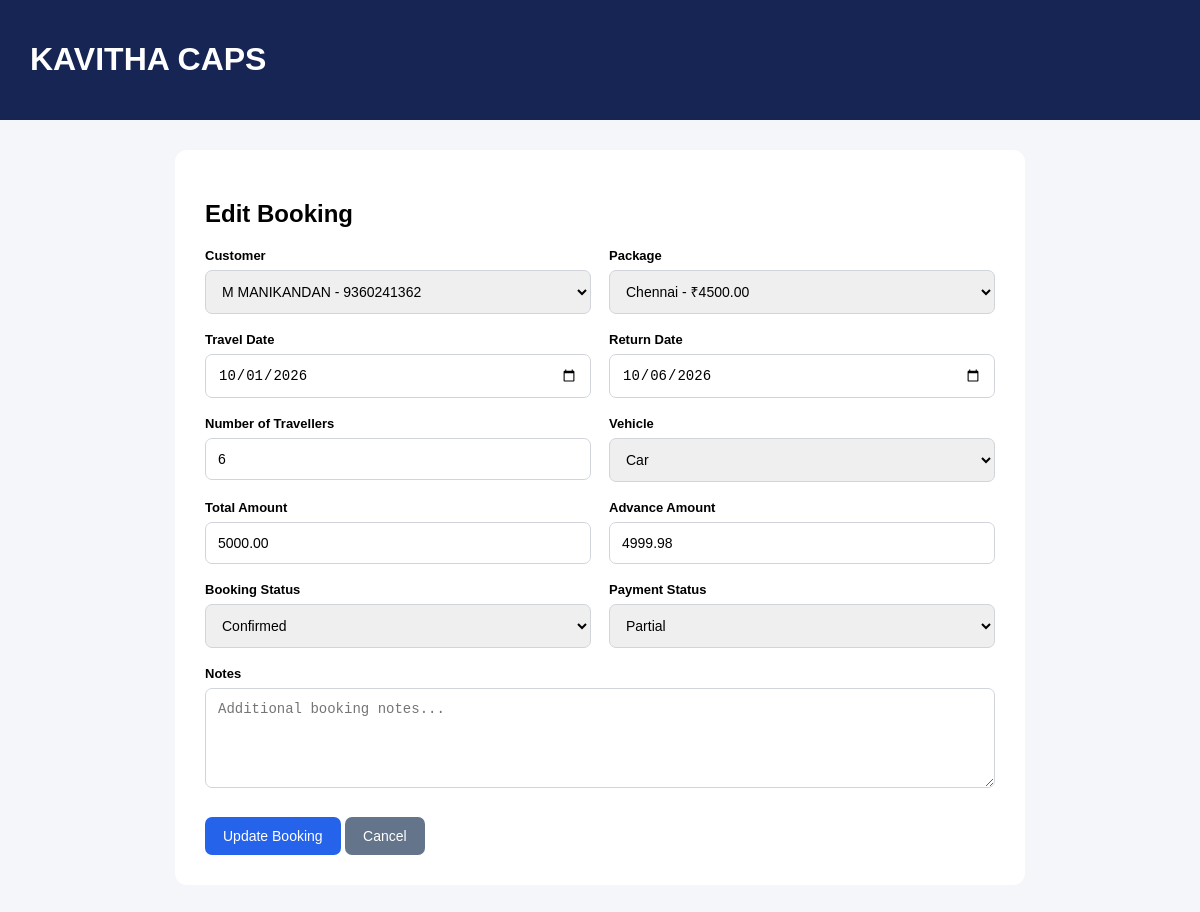
The app's page /erp/bookings/edit/1/ with its own data.
### travel_erp/models.py (models this page shows, shortened)
class Booking(models.Model):
    STATUS_CHOICES = [
        ('Pending', 'Pending'),
        ('Confirmed', 'Confirmed'),
        ('Cancelled', 'Cancelled'),
        ('Completed', 'Completed'),
    ]
    PAYMENT_CHOICES = [
        ('Pending', 'Pending'),
        ('Partial', 'Partial'),
        ('Paid', 'Paid'),
    ]
    customer = models.ForeignKey(
        Customer,
        on_delete=models.CASCADE,
        related_name='bookings'
    )
    package = models.ForeignKey(
        Package,
        on_delete=models.SET_NULL,
        null=True,
        blank=True,
        related_name='bookings'
    )
    travel_date = models.DateField()
    return_date = models.DateField(
        null=True,
        blank=True
    )
    travellers = models.PositiveIntegerField(default=1)
    vehicle = models.CharField(
        max_length=50,
        choices=[
            ('Car', 'Car'),
            ('Tempo Traveller', 'Tempo Traveller'),
            ('Tourist Bus', 'Tourist Bus'),
        ]
    )
    total_amount = models.DecimalField(
        max_digits=10,
        decimal_places=2,
        default=0
    )
    advance_amount = models.DecimalField(
        max_digits=10,
        decimal_places=2,
        default=0
    )
    balance_amount = models.DecimalField(
        max_digits=10,
        decimal_places=2,
        default=0
    )
    booking_status = models.CharField(
        max_length=20,
        choices=STATUS_CHOICES,
        default='Pending'
    )
    payment_status = models.CharField(
        max_length=20,
        choices=PAYMENT_CHOICES,
        default='Pending'
    )
    notes = models.TextField(blank=True)
    created_at = models.DateTimeField(auto_now_add=True)

class Customer(models.Model):
    name = models.CharField(max_length=100)
    phone = models.CharField(max_length=15)
    email = models.EmailField(blank=True)
    address = models.TextField(blank=True)
    created_at = models.DateTimeField(auto_now_add=True)

### packages/models.py (models this page shows, shortened)
class Package(models.Model):
    name = models.CharField(max_length=100)
    location = models.CharField(max_length=100)
    description = models.TextField()
    price = models.DecimalField(max_digits=10, decimal_places=2)
    duration = models.CharField(max_length=50)
    image = models.ImageField(
        upload_to='packages/',
        blank=True,
        null=True
    )
    is_active = models.BooleanField(default=True)
    created_at = models.DateTimeField(auto_now_add=True)

### travel_erp/views.py (the view, shortened to what this page needs)
def edit_booking(request, booking_id):
    booking = get_object_or_404(
        Booking,
        id=booking_id
    )
    customers_list = Customer.objects.order_by(
        "name"
    )
    packages_list = Package.objects.filter(
        is_active=True
    ).order_by("name")
    return render(
        request,
        "travel_erp/booking_form.html",
        {
            "booking": booking,
            "customers": customers_list,
            "packages": packages_list,
        }
    )

### travel_erp/templates/travel_erp/booking_form.html (shortened to what this page needs)
<!DOCTYPE html>
<html lang="en">
<head>
</head>
<body>
<div class="header">
    <h1>
        KAVITHA CAPS
    </h1>
</div>
<div class="container">
    <h2>
        {% if booking %}
            Edit Booking
        {% else %}
            New Booking
        {% endif %}
    </h2>
    <form method="POST">
        <div class="grid">
            <div>
                <label>
                    Customer
                </label>
                <select
                    name="customer"
                    required
                >
                    {% for customer in customers %}
                    <option
                        value="{{ customer.id }}"
                        {% if booking.customer.id == customer.id %}
                            selected
                        {% endif %}
                    >
                        {{ customer.name }}
                        - {{ customer.phone }}
                    </option>
                    {% endfor %}
                </select>
            </div>
            <div>
                <label>
                    Package
                </label>
                <select
                    name="package"
                >
                    {% for package in packages %}
                    <option
                        value="{{ package.id }}"
                        {% if booking.package.id == package.id %}
                            selected
                        {% endif %}
                    >
                        {{ package.name }}
                        - ₹{{ package.price }}
                    </option>
                    {% endfor %}
                </select>
            </div>
            <div>
                <label>
                    Travel Date
                </label>
                <input
                    type="date"
                    name="travel_date"
                    value="{{ booking.travel_date|date:'Y-m-d' }}"
                    required
                >
            </div>
            <div>
                <label>
                    Return Date
                </label>
                <input
                    type="date"
                    name="return_date"
                    value="{{ booking.return_date|date:'Y-m-d' }}"
                >
            </div>
            <div>
                <label>
                    Number of Travellers
                </label>
                <input
                    type="number"
                    name="travellers"
                    min="1"
                    value="{{ booking.travellers|default:'1' }}"
                    required
                >
            </div>
            <div>
                <label>
                    Vehicle
                </label>
                <select
                    name="vehicle"
                    required
                >
                    <option
                        value="Car"
                        {% if booking.vehicle == "Car" %}
                            selected
                        {% endif %}
                    >
                        Car
                    </option>
                </select>
            </div>
            <div>
                <label>
                    Total Amount
                </label>
                <input
                    type="number"
                    name="total_amount"
                    step="0.01"
                    min="0"
                    value="{{ booking.total_amount|default:'0' }}"
                    required
                >
            </div>
            <div>
                <label>
                    Advance Amount
                </label>
                <input
                    type="number"
                    name="advance_amount"
                    step="0.01"
                    min="0"
                    value="{{ booking.advance_amount|default:'0' }}"
                    required
                >
            </div>
            <div>
                <label>
                    Booking Status
                </label>
                <select
                    name="booking_status"
                >
                    <option
                        value="Confirmed"
                        {% if booking.booking_status == "Confirmed" %}
                            selected
                        {% endif %}
                    >
                        Confirmed
                    </option>
                </select>
            </div>
            <div>
                <label>
                    Payment Status
                </label>
                <select
                    name="payment_status"
                >
                    <option
                        value="Partial"
                        {% if booking.payment_status == "Partial" %}
                            selected
                        {% endif %}
                    >
                        Partial
                    </option>
                </select>
            </div>
            <div class="full">
                <label>
                    Notes
                </label>
                <textarea
                    name="notes"
                    placeholder="Additional booking notes..."
                >{{ booking.notes|default:'' }}</textarea>
            </div>
        </div>
        <div class="buttons">
            <button type="submit">
                {% if booking %}
                    Update Booking
                {% else %}
                    Save Booking
                {% endif %}
            </button>
            <a
                href="{% url 'erp_bookings' %}"
                class="cancel"
            >
                Cancel
            </a>
        </div>
    </form>
</div>
</body>
</html>

### travel_erp/templates/travel_erp/booking_form.html (style rules this page uses)
* { box-sizing: border-box; }
body { margin: 0; font-family: Arial, sans-serif; background: #f4f6f9; }
.header { background: #172554; color: white; padding: 20px 30px; }
.container { max-width: 850px; margin: 30px auto; background: white; padding: 30px; border-radius: 12px; }
.grid { display: grid; grid-template-columns: 1fr 1fr; gap: 18px; }
.full { grid-column: 1 / -1; }
label { display: block; margin-bottom: 7px; font-weight: bold; font-size: 13px; }
input, select, textarea { width: 100%; padding: 12px; border: 1px solid #d1d5db; border-radius: 7px; font-size: 14px; }
textarea { min-height: 100px; }
.buttons { margin-top: 25px; }
button, a { display: inline-block; padding: 11px 18px; border-radius: 7px; border: none; text-decoration: none; cursor: pointer; font-size: 14px; }
button { background: #2563eb; color: white; }
.cancel { background: #64748b; color: white; }

### records on screen
Booking: customer "M MANIKANDAN - 9360241362", package "Chennai - ₹4500.00", travel_date "10/01/2026", return_date "10/06/2026", travellers "6", vehicle "Car", total_amount "5000.00", advance_amount "4999.98", booking_status "Confirmed", payment_status "Partial"
